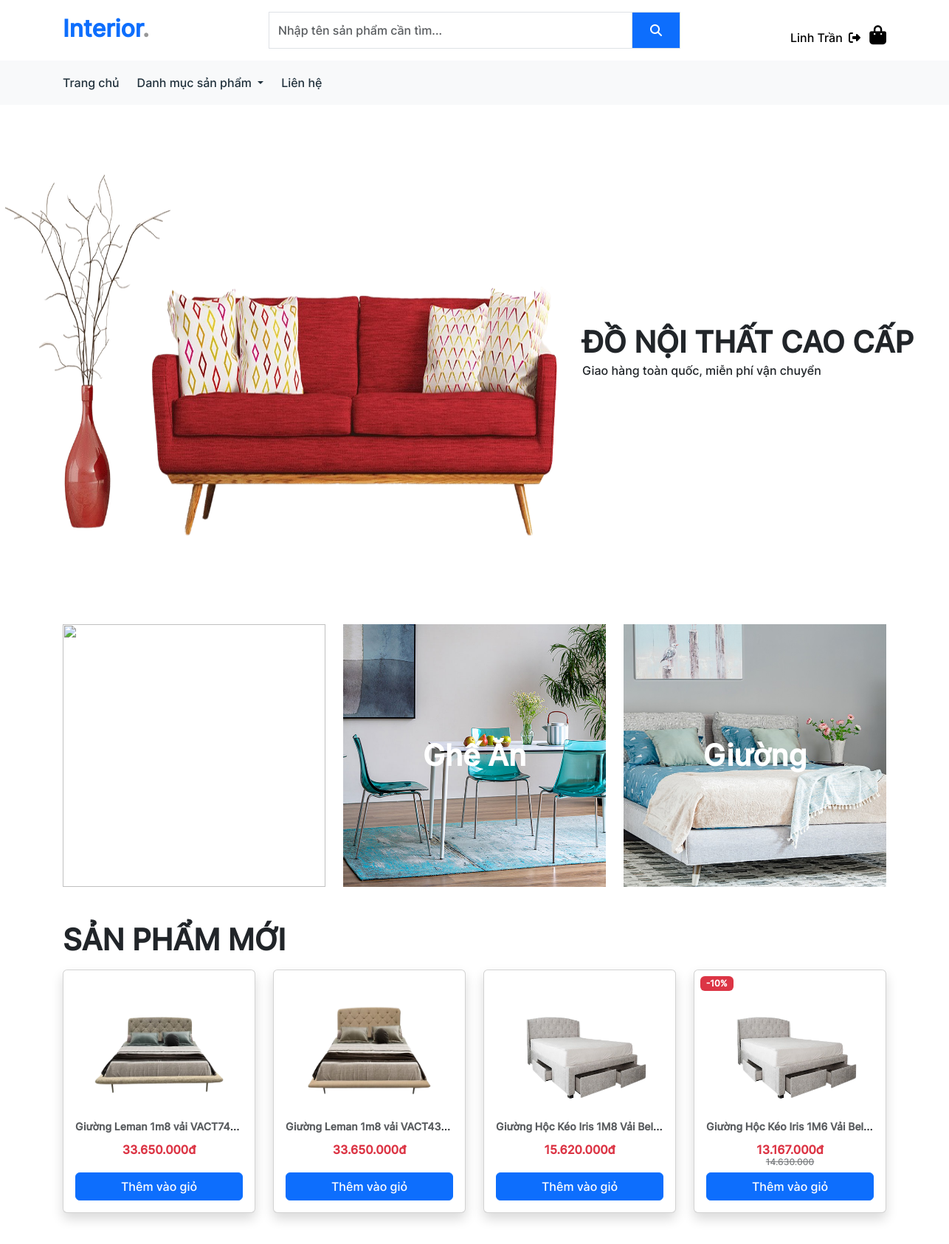
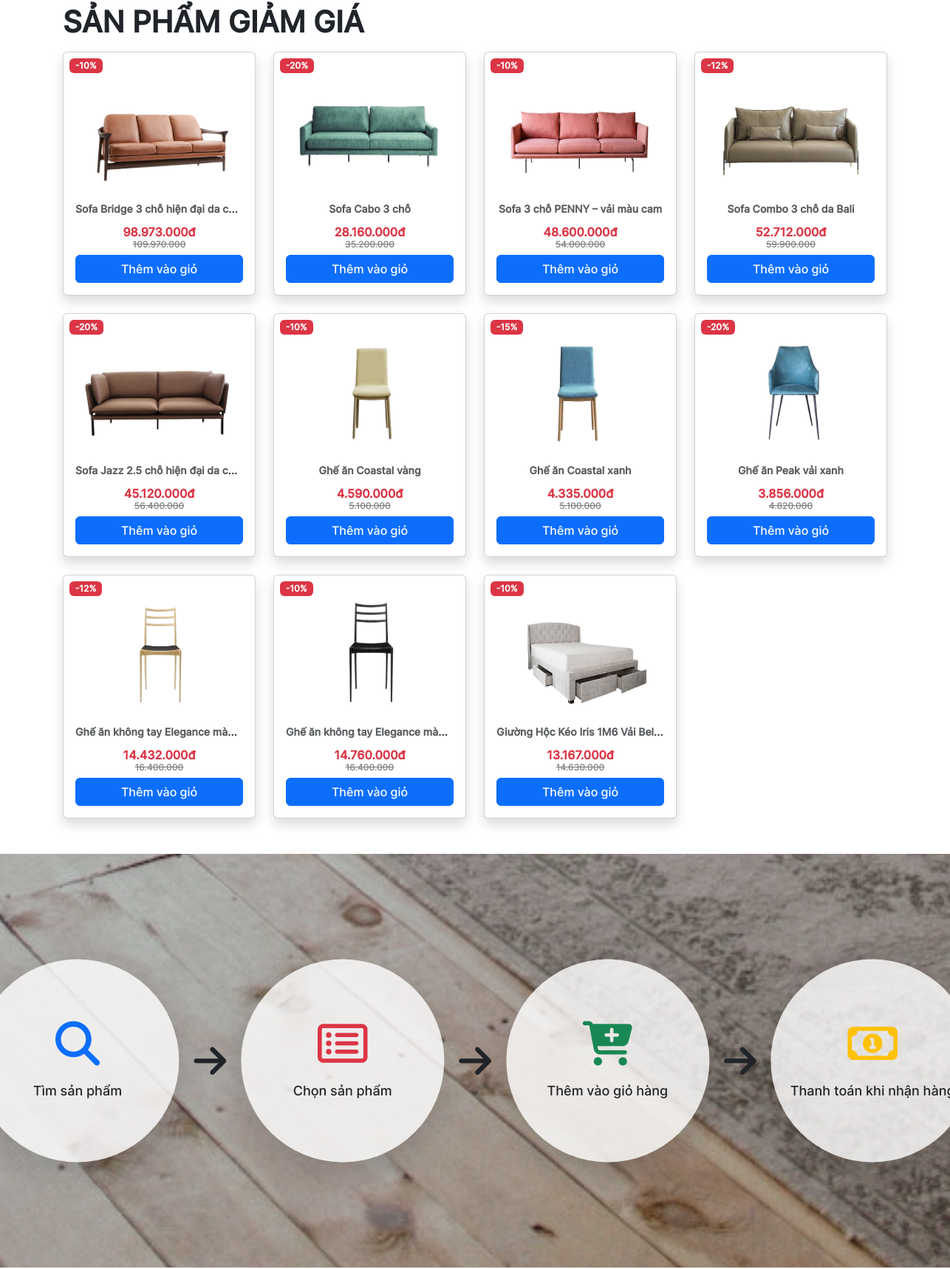
The page / (signed in, upper part) on the database its author committed (2 pictures, top to bottom).
### tables this page shows
CREATE TABLE `products` (
  `id` int(11) NOT NULL,
  `name` varchar(100) NOT NULL,
  `quantity` int(11) NOT NULL,
  `price` int(11) NOT NULL,
  `discount` int(11) NOT NULL,
  `image` text NOT NULL,
  `category_id` int(11) NOT NULL,
  `description` text NOT NULL
);

### classes/database.php (called while the page is built, shortened)
<?php
class Database
{
  private $conn = null;
  public function __construct()
  {
    $this->conn = new mysqli(DB_HOST, DB_USER, DB_PASS, DB_NAME);
  }
  public function getNewProducts()
  {
    $data = array();
    $offset = 0;
    $limit = 4;
    $sql = "SELECT * FROM products ORDER BY id DESC LIMIT ?,?";
    $stmt = $this->conn->prepare($sql);
    $stmt->bind_param("ii", $offset, $limit);
    $stmt->execute();
    $result = $stmt->get_result();
    while ($row = $result->fetch_assoc()) {
      $data[] = $row;
    }
    return $data;
  }
  public function getDiscountedProduct()
  {
    $data = array();
    $sql = "SELECT * FROM products WHERE discount > 0";
    $stmt = $this->conn->prepare($sql);
    $stmt->execute();
    $result = $stmt->get_result();
    while ($row = $result->fetch_assoc()) {
      $data[] = $row;
    }
    return $data;
  }
}

### index.php (the view, shortened to what this page needs)
<!DOCTYPE html>
<html lang="en">
<head>
  <link rel="stylesheet" href="./assets/fonts/css/all.min.css" />
  <link rel="stylesheet" href="./lib/aos/css/aos.css" />
  <link rel="stylesheet" href="./lib/boostrap/css/bootstrap.min.css" />
  <link rel="stylesheet" href="./assets/css/app.css" />
</head>
<body>
  <div id="root">
    <?php
    include_once("./includes/header.php");
    include_once("./includes/banner.php");
    ?>
    <section class="mb-5">
      <div class="container">
        <div class="row">
          <div class="col-4 position-relative">
            <img src="./assets/images/sofa_banner.jpg" class="object-fit-cover h-100" width="100%" loading="lazy" alt="" />
            <div class="position-absolute top-50 start-50 translate-middle">
              <h1 class="text-white">SOFA</h1>
            </div>
          </div>
          <div class="col-4 position-relative">
            <img src="./assets/images/ghe_an_banner.jpg" class="object-fit-cover h-100" width="100%" loading="lazy" alt="" />
            <div class="carousel-caption rounded-4 position-absolute top-50 start-50 translate-middle">
              <h1 class="text-white">Ghế Ăn</h1>
            </div>
          </div>
          <div class="col-4 position-relative">
            <img src="./assets/images/giuong_banner.jpg" class="object-fit-cover h-100" width="100%" loading="lazy" alt="" />
            <div class="carousel-caption rounded-4 position-absolute top-50 start-50 translate-middle">
              <h1 class="text-white">Giường</h1>
            </div>
          </div>
        </div>
      </div>
    </section>
    <section class="mb-5">
      <div class="container">
        <h1 class="fw-bold text-uppercase pb-3">Sản phẩm mới</h1>
        <div class="row row-gap-4">
          <?php
          require_once("./classes/database.php");
          $db = new Database();
          $products = $db->getNewProducts();
          foreach ($products as $p) :
          ?>
            <div class="col-lg-3">
              <div class="card shadow overflow-hidden">
                <div class="card-body position-relative">
                  <div class="position-absolute top-0 start-0 <?= $p["discount"] == 0 ? 'd-none' : '' ?>">
                    <span class="badge rounded bg-danger ms-2 mt-2">-<?= $p["discount"] ?>%</span>
                  </div>
                  <img src="./assets/images/<?= $p["image"] ?>" class="card-img-top" height="181" loading="lazy" alt="..." />
                  <p class="card-title">
                    <a href="product_detail.php?id=<?= $p["id"] ?>" class="fw-bold text-decoration-none text-muted">
                      <div class="line__clamp text-center">
                        <small><?= $p["name"] ?></small>
                      </div>
                    </a>
                  </p>
                  <div class="text-center pt-2">
                    <h6 style="height: 40px;">
                      <span class="text-danger"><?= number_format($p["price"] - ($p["price"] * $p["discount"] / 100), 0, '', '.') ?>đ</span>
                      <p class="fw-light text-decoration-line-through <?= $p["discount"] == 0 ? 'd-none' : '' ?>" style="font-size: 12px;opacity: 0.6">
                        <?= number_format($p["price"], 0, '', '.') ?>
                      </p>
                    </h6>
                  </div>
                  <div class="d-grid">
                    <button class="add-to-cart btn btn-primary" data-id="<?= $p["id"] ?>" title="Thêm vào giỏ hàng">
                      Thêm vào giỏ
                    </button>
                  </div>
                </div>
              </div>
            </div>
          <?php endforeach; ?>
        </div>
      </div>
    </section>
    <section class="mb-5">
      <div class="container">
        <h1 class="fw-bold text-uppercase pb-3">Sản phẩm giảm giá</h1>
        <div class="row row-gap-4">
          <?php
          $products = $db->getDiscountedProduct();
          foreach ($products as $p) :
          ?>
            <div class="col-lg-3">
              <div class="card shadow overflow-hidden">
                <div class="card-body position-relative">
                  <div class="position-absolute top-0 start-0 <?= $p["discount"] == 0 ? 'd-none' : '' ?>">
                    <span class="badge rounded bg-danger ms-2 mt-2">-<?= $p["discount"] ?>%</span>
                  </div>
                  <img src="./assets/images/<?= $p["image"] ?>" class="card-img-top" height="181" loading="lazy" alt="..." />
                  <p class="card-title">
                    <a href="product_detail.php?id=<?= $p["id"] ?>" class="fw-bold text-decoration-none text-muted">
                      <div class="line__clamp text-center">
                        <small><?= $p["name"] ?></small>
                      </div>
                    </a>
                  </p>
                  <div class="text-center pt-2">
                    <h6 style="height: 40px;">
                      <span class="text-danger"><?= number_format($p["price"] - ($p["price"] * $p["discount"] / 100), 0, '', '.') ?>đ</span>
                      <p class="fw-light text-decoration-line-through <?= $p["discount"] == 0 ? 'd-none' : '' ?>" style="font-size: 12px;opacity: 0.6">
                        <?= number_format($p["price"], 0, '', '.') ?>
                      </p>
                    </h6>
                  </div>
                  <div class="d-grid">
                    <button class="add-to-cart btn btn-primary" data-id="<?= $p["id"] ?>" title="Thêm vào giỏ hàng">
                      Thêm vào giỏ
                    </button>
                  </div>
                </div>
              </div>
            </div>
          <?php endforeach; ?>
        </div>
      </div>
    </section>
    <section class="section__wrapper">
      <div class="section__block">
        <div class="section-block__item shadow-lg" data-aos="fade-up">
          <i class="fa-solid fa-magnifying-glass text-primary"></i>
          <p>Tìm sản phẩm</p>
        </div>
        <span>
          <i class="fa-solid fa-arrow-right"></i>
        </span>
        <div class="section-block__item shadow-lg" data-aos="fade-up" data-aos-delay="100">
          <i class="fa-regular fa-rectangle-list text-danger"></i>
          <p>Chọn sản phẩm</p>
        </div>
        <span>
          <i class="fa-solid fa-arrow-right"></i>
        </span>
        <div class="section-block__item shadow-lg" data-aos="fade-up" data-aos-delay="200">
          <i class="fa-solid fa-cart-plus text-success"></i>
          <p>Thêm vào giỏ hàng</p>
        </div>
        <span>
          <i class="fa-solid fa-arrow-right"></i>
        </span>
        <div class="section-block__item shadow-lg" data-aos="fade-up" data-aos-delay="300">
          <i class="fa-regular fa-money-bill-1 text-warning"></i>
          <p>Thanh toán khi nhận hàng</p>
        </div>
      </div>
    </section>
  </div>
</body>
</html>

### assets/css/app.css (style rules this page uses)
:root { --bg-color: #eff2f1; --white-color: #fff; --black-color: #000; --text-color: #21313c; }
body { font-family: 'Inter', sans-serif; font-weight: 400; line-height: 28px; scroll-behavior: smooth; }
button, input, textarea { font-family: 'Inter', sans-serif; }
h1, h2, h3, h4, h5, h6 { font-weight: 700; margin: 0; }
p { margin: 0 !important; }
.carousel-caption { position: absolute; top: 50%; left: 50%; transform: translate(-50%, -50%); width: max-content; height: max-content; z-index: 1; }
.section__wrapper { position: relative; background-image: url('../images/banner_large_4.jpg'); background-position: center; background-repeat: no-repeat; background-size: cover; height: 70vh; background-attachment: fixed; }
.section__wrapper::before { content: ''; position: absolute; top: 0; left: 0; right: 0; width: 100%; height: 100%; background-color: rgba(0, 0, 0, 0.175); }
.section__block { position: absolute; top: 50%; left: 50%; transform: translate(-50%, -50%); display: flex; align-items: center; column-gap: 20px; }
.section__block span i { font-size: 50px; color: var(--white); }
.section-block__item { display: flex; flex-direction: column; align-items: center; justify-content: center; width: 275px; height: 275px; border-radius: 50%; background-color: rgba(255, 255, 255, 0.8); }
.section-block__item i { font-size: 60px; color: var(--primary); padding-bottom: 20px; }
.section-block__item p { font-size: 18px; font-weight: 500; }
.line__clamp { white-space: nowrap; overflow: hidden; text-overflow: ellipsis; }

### rows shown on the page
products: image (picture), name "Giường Leman 1m8 vải VACT7464", $p["price"] - ($p["price"] * $p["discount"] / 100) "33.650.000"
products: image (picture), name "Giường Leman 1m8 vải VACT4328", $p["price"] - ($p["price"] * $p["discount"] / 100) "33.650.000"
products: image (picture), name "Giường Hộc Kéo Iris 1M8 Vải Bel…", $p["price"] - ($p["price"] * $p["discount"] / 100) "15.620.000"
products: discount "10", image (picture), name "Giường Hộc Kéo Iris 1M6 Vải Bel…", $p["price"] - ($p["price"] * $p["discount"] / 100) "13.167.000", price "14.630.000"
products: discount "10", image (picture), name "Sofa Bridge 3 chỗ hiện đại da c…", $p["price"] - ($p["price"] * $p["discount"] / 100) "98.973.000", price "109.970.000"
products: discount "20", image (picture), name "Sofa Cabo 3 chỗ", $p["price"] - ($p["price"] * $p["discount"] / 100) "28.160.000", price "35.200.000"
products: discount "10", image (picture), name "Sofa 3 chỗ PENNY – vải màu cam", $p["price"] - ($p["price"] * $p["discount"] / 100) "48.600.000", price "54.000.000"
products: discount "12", image (picture), name "Sofa Combo 3 chỗ da Bali", $p["price"] - ($p["price"] * $p["discount"] / 100) "52.712.000", price "59.900.000"
products: discount "20", image (picture), name "Sofa Jazz 2.5 chỗ hiện đại da c…", $p["price"] - ($p["price"] * $p["discount"] / 100) "45.120.000", price "56.400.000"
products: discount "10", image (picture), name "Ghế ăn Coastal vàng", $p["price"] - ($p["price"] * $p["discount"] / 100) "4.590.000", price "5.100.000"
products: discount "15", image (picture), name "Ghế ăn Coastal xanh", $p["price"] - ($p["price"] * $p["discount"] / 100) "4.335.000", price "5.100.000"
products: discount "20", image (picture), name "Ghế ăn Peak vải xanh", $p["price"] - ($p["price"] * $p["discount"] / 100) "3.856.000", price "4.820.000"
products: discount "12", image (picture), name "Ghế ăn không tay Elegance mà…", $p["price"] - ($p["price"] * $p["discount"] / 100) "14.432.000", price "16.400.000"
products: discount "10", image (picture), name "Ghế ăn không tay Elegance mà…", $p["price"] - ($p["price"] * $p["discount"] / 100) "14.760.000", price "16.400.000"

### other values the page prints
$_SESSION["user"]["full_name"] "Linh Trần"
